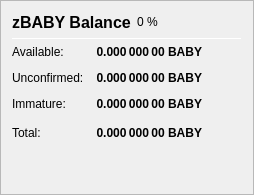
                   <widget class="QFrame" name="frame_ZerocoinBalances">
                    <property name="frameShape">
                     <enum>QFrame::StyledPanel</enum>
                    </property>
                    <property name="frameShadow">
                     <enum>QFrame::Raised</enum>
                    </property>
                    <layout class="QVBoxLayout" name="verticalLayout_7">
                     <item>
                      <layout class="QHBoxLayout" name="horizontalLayout_8" stretch="0">
                       <item>
                        <widget class="QLabel" name="label_5z_3">
                         <property name="minimumSize">
                          <size>
                           <width>0</width>
                           <height>20</height>
                          </size>
                         </property>
                         <property name="font">
                          <font>
                           <pointsize>12</pointsize>
                           <weight>75</weight>
                           <bold>true</bold>
                          </font>
                         </property>
                         <property name="text">
                          <string>zBABY Balance</string>
                         </property>
                        </widget>
                       </item>
                       <item>
                        <widget class="QLabel" name="labelzBABYPercent">
                         <property name="text">
                          <string notr="true">0 %</string>
                         </property>
                        </widget>
                       </item>
                       <item>
                        <spacer name="horizontalSpacer_11">
                         <property name="orientation">
                          <enum>Qt::Horizontal</enum>
                         </property>
                         <property name="sizeHint" stdset="0">
                          <size>
                           <width>40</width>
                           <height>20</height>
                          </size>
                         </property>
                        </spacer>
                       </item>
                      </layout>
                     </item>
                     <item>
                      <widget class="Line" name="line_ZerocoinBalance">
                       <property name="minimumSize">
                        <size>
                         <width>0</width>
                         <height>1</height>
                        </size>
                       </property>
                       <property name="maximumSize">
                        <size>
                         <width>16777215</width>
                         <height>1</height>
                        </size>
                       </property>
                       <property name="orientation">
                        <enum>Qt::Horizontal</enum>
                       </property>
                      </widget>
                     </item>
                     <item>
                      <layout class="QGridLayout" name="gridLayout_5">
                       <property name="spacing">
                        <number>12</number>
                       </property>
                       <item row="1" column="0">
                        <widget class="QLabel" name="labelzBalanceMatureText">
                         <property name="toolTip">
                          <string>Mature: more than 20 confirmation and more than 3 mints of the same denomination after it was minted.
These zBABY are spendable.</string>
                         </property>
                         <property name="text">
                          <string>Available:</string>
                         </property>
                        </widget>
                       </item>
                       <item row="1" column="1">
                        <widget class="QLabel" name="labelzBalanceMature">
                         <property name="font">
                          <font>
                           <weight>75</weight>
                           <bold>true</bold>
                          </font>
                         </property>
                         <property name="toolTip">
                          <string>Mature: more than 20 confirmation and more than 3 mints of the same denomination after it was minted.
These zBABY are spendable.</string>
                         </property>
                         <property name="text">
                          <string notr="true">0.000 000 00 BABY</string>
                         </property>
                         <property name="alignment">
                          <set>Qt::AlignRight|Qt::AlignTrailing|Qt::AlignVCenter</set>
                         </property>
                        </widget>
                       </item>
                       <item row="2" column="0">
                        <widget class="QLabel" name="labelzBalanceUnconfirmedText">
                         <property name="toolTip">
                          <string>Unconfirmed: less than 20 confirmations
Immature: confirmed, but less than 3 mints of the same denomination after it was minted</string>
                         </property>
                         <property name="text">
                          <string>Unconfirmed:</string>
                         </property>
                        </widget>
                       </item>
                       <item row="2" column="1">
                        <widget class="QLabel" name="labelzBalanceUnconfirmed">
                         <property name="font">
                          <font>
                           <weight>75</weight>
                           <bold>true</bold>
                          </font>
                         </property>
                         <property name="toolTip">
                          <string>Unconfirmed: less than 20 confirmations
Immature: confirmed, but less than 3 mints of the same denomination after it was minted</string>
                         </property>
                         <property name="text">
                          <string notr="true">0.000 000 00 BABY</string>
                         </property>
                         <property name="alignment">
                          <set>Qt::AlignRight|Qt::AlignTrailing|Qt::AlignVCenter</set>
                         </property>
                        </widget>
                       </item>
                       <item row="3" column="0">
                        <widget class="QLabel" name="labelzBalanceImmatureText">
                         <property name="toolTip">
                          <string>Unconfirmed: less than 20 confirmations
Immature: confirmed, but less than 3 mints of the same denomination after it was minted</string>
                         </property>
                         <property name="text">
                          <string>Immature:</string>
                         </property>
                        </widget>
                       </item>
                       <item row="3" column="1">
                        <widget class="QLabel" name="labelzBalanceImmature">
                         <property name="font">
                          <font>
                           <weight>75</weight>
                           <bold>true</bold>
                          </font>
                         </property>
                         <property name="toolTip">
                          <string>Unconfirmed: less than 20 confirmations
Immature: confirmed, but less than 3 mints of the same denomination after it was minted</string>
                         </property>
                         <property name="text">
                          <string notr="true">0.000 000 00 BABY</string>
                         </property>
                         <property name="alignment">
                          <set>Qt::AlignRight|Qt::AlignTrailing|Qt::AlignVCenter</set>
                         </property>
                        </widget>
                       </item>
                       <item row="4" column="0">
                        <widget class="QLabel" name="labelzBalanceText">
                         <property name="toolTip">
                          <string>Your current zBABY balance, unconfirmed and immature zBABY included.</string>
                         </property>
                         <property name="text">
                          <string>Total:</string>
                         </property>
                        </widget>
                       </item>
                       <item row="4" column="1">
                        <widget class="QLabel" name="labelzBalance">
                         <property name="font">
                          <font>
                           <weight>75</weight>
                           <bold>true</bold>
                          </font>
                         </property>
                         <property name="cursor">
                          <cursorShape>IBeamCursor</cursorShape>
                         </property>
                         <property name="toolTip">
                          <string>Your current zBABY balance, unconfirmed and immature zBABY included.</string>
                         </property>
                         <property name="text">
                          <string notr="true">0.000 000 00 BABY</string>
                         </property>
                         <property name="alignment">
                          <set>Qt::AlignRight|Qt::AlignTrailing|Qt::AlignVCenter</set>
                         </property>
                         <property name="textInteractionFlags">
                          <set>Qt::LinksAccessibleByMouse|Qt::TextSelectableByKeyboard|Qt::TextSelectableByMouse</set>
                         </property>
                        </widget>
                       </item>
                       <item row="4" column="2">
                        <spacer name="horizontalSpacer_4">
                         <property name="orientation">
                          <enum>Qt::Horizontal</enum>
                         </property>
                         <property name="sizeHint" stdset="0">
                          <size>
                           <width>40</width>
                           <height>20</height>
                          </size>
                         </property>
                        </spacer>
                       </item>
                      </layout>
                     </item>
                     <item>
                      <spacer name="verticalSpacer_4">
                       <property name="orientation">
                        <enum>Qt::Vertical</enum>
                       </property>
                       <property name="sizeHint" stdset="0">
                        <size>
                         <width>20</width>
                         <height>40</height>
                        </size>
                       </property>
                      </spacer>
                     </item>
                    </layout>
                   </widget>
